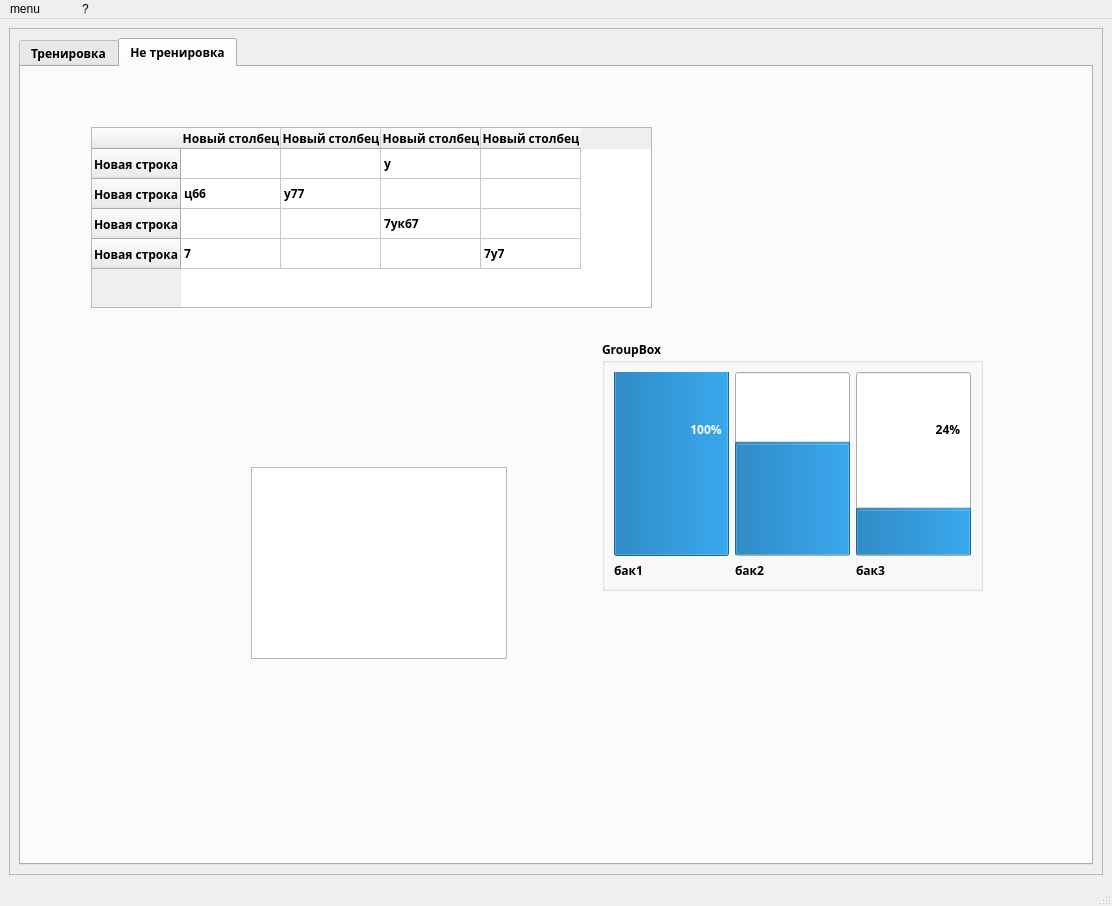
<?xml version="1.0" encoding="UTF-8"?>
<ui version="4.0">
 <class>MainWindow</class>
 <widget class="QMainWindow" name="MainWindow">
  <property name="enabled">
   <bool>true</bool>
  </property>
  <property name="geometry">
   <rect>
    <x>0</x>
    <y>0</y>
    <width>1112</width>
    <height>906</height>
   </rect>
  </property>
  <property name="windowTitle">
   <string>MainWindow</string>
  </property>
  <widget class="QWidget" name="centralwidget">
   <layout class="QHBoxLayout" name="horizontalLayout">
    <item>
     <widget class="QScrollArea" name="scrollArea">
      <property name="widgetResizable">
       <bool>true</bool>
      </property>
      <widget class="QWidget" name="scrollAreaWidgetContents">
       <property name="geometry">
        <rect>
         <x>0</x>
         <y>0</y>
         <width>1092</width>
         <height>845</height>
        </rect>
       </property>
       <layout class="QVBoxLayout" name="verticalLayout">
        <item>
         <widget class="QTabWidget" name="tabWidget">
          <property name="font">
           <font>
            <family>Mongolian Baiti</family>
            <weight>75</weight>
            <bold>true</bold>
           </font>
          </property>
          <property name="currentIndex">
           <number>1</number>
          </property>
          <widget class="QWidget" name="tab">
           <attribute name="title">
            <string>Тренировка</string>
           </attribute>
           <layout class="QVBoxLayout" name="verticalLayout_5">
            <item>
             <layout class="QHBoxLayout" name="horizontalLayout_5">
              <item>
               <layout class="QVBoxLayout" name="verticalLayout_4">
                <item>
                 <widget class="QGroupBox" name="groupBox">
                  <property name="title">
                   <string>QRadio button</string>
                  </property>
                  <layout class="QHBoxLayout" name="horizontalLayout_3">
                   <property name="spacing">
                    <number>20</number>
                   </property>
                   <property name="rightMargin">
                    <number>20</number>
                   </property>
                   <item>
                    <spacer name="horizontalSpacer">
                     <property name="orientation">
                      <enum>Qt::Horizontal</enum>
                     </property>
                     <property name="sizeHint" stdset="0">
                      <size>
                       <width>40</width>
                       <height>20</height>
                      </size>
                     </property>
                    </spacer>
                   </item>
                   <item>
                    <layout class="QVBoxLayout" name="verticalLayout_2">
                     <property name="spacing">
                      <number>20</number>
                     </property>
                     <property name="leftMargin">
                      <number>20</number>
                     </property>
                     <property name="rightMargin">
                      <number>20</number>
                     </property>
                     <item>
                      <widget class="QRadioButton" name="radioButton">
                       <property name="text">
                        <string>RadioButton1</string>
                       </property>
                      </widget>
                     </item>
                     <item>
                      <widget class="QRadioButton" name="radioButton_2">
                       <property name="text">
                        <string>RadioButton2</string>
                       </property>
                      </widget>
                     </item>
                     <item>
                      <widget class="QRadioButton" name="radioButton_3">
                       <property name="text">
                        <string>RadioButton3</string>
                       </property>
                      </widget>
                     </item>
                    </layout>
                   </item>
                  </layout>
                 </widget>
                </item>
                <item>
                 <widget class="QGroupBox" name="groupBox_2">
                  <property name="title">
                   <string>QCheckBox</string>
                  </property>
                  <layout class="QHBoxLayout" name="horizontalLayout_4">
                   <property name="spacing">
                    <number>20</number>
                   </property>
                   <property name="rightMargin">
                    <number>20</number>
                   </property>
                   <item>
                    <layout class="QVBoxLayout" name="verticalLayout_3">
                     <property name="spacing">
                      <number>20</number>
                     </property>
                     <property name="leftMargin">
                      <number>20</number>
                     </property>
                     <property name="rightMargin">
                      <number>20</number>
                     </property>
                     <item>
                      <widget class="QCheckBox" name="checkBox">
                       <property name="text">
                        <string>CheckBox</string>
                       </property>
                      </widget>
                     </item>
                     <item>
                      <widget class="QCheckBox" name="checkBox_2">
                       <property name="text">
                        <string>CheckBox</string>
                       </property>
                      </widget>
                     </item>
                     <item>
                      <widget class="QCheckBox" name="checkBox_3">
                       <property name="text">
                        <string>CheckBox</string>
                       </property>
                      </widget>
                     </item>
                    </layout>
                   </item>
                   <item>
                    <spacer name="horizontalSpacer_2">
                     <property name="orientation">
                      <enum>Qt::Horizontal</enum>
                     </property>
                     <property name="sizeHint" stdset="0">
                      <size>
                       <width>258</width>
                       <height>20</height>
                      </size>
                     </property>
                    </spacer>
                   </item>
                  </layout>
                 </widget>
                </item>
               </layout>
              </item>
              <item>
               <widget class="QToolBox" name="toolBox">
                <property name="currentIndex">
                 <number>0</number>
                </property>
                <widget class="QWidget" name="page">
                 <property name="geometry">
                  <rect>
                   <x>0</x>
                   <y>0</y>
                   <width>521</width>
                   <height>652</height>
                  </rect>
                 </property>
                 <attribute name="label">
                  <string>QLineEdit</string>
                 </attribute>
                 <layout class="QVBoxLayout" name="verticalLayout_6">
                  <item>
                   <layout class="QHBoxLayout" name="horizontalLayout_6">
                    <item>
                     <widget class="QLabel" name="label">
                      <property name="text">
                       <string>Фамилия</string>
                      </property>
                     </widget>
                    </item>
                    <item>
                     <widget class="QLineEdit" name="lineEdit">
                      <property name="sizePolicy">
                       <sizepolicy hsizetype="Fixed" vsizetype="Fixed">
                        <horstretch>0</horstretch>
                        <verstretch>0</verstretch>
                       </sizepolicy>
                      </property>
                      <property name="inputMask">
                       <string/>
                      </property>
                      <property name="text">
                       <string/>
                      </property>
                      <property name="placeholderText">
                       <string>Введите вашу фамилию</string>
                      </property>
                     </widget>
                    </item>
                   </layout>
                  </item>
                  <item>
                   <layout class="QHBoxLayout" name="horizontalLayout_10">
                    <item>
                     <widget class="QLabel" name="label_5">
                      <property name="text">
                       <string>Имя</string>
                      </property>
                     </widget>
                    </item>
                    <item>
                     <widget class="QLineEdit" name="lineEdit_5">
                      <property name="sizePolicy">
                       <sizepolicy hsizetype="Fixed" vsizetype="Fixed">
                        <horstretch>0</horstretch>
                        <verstretch>0</verstretch>
                       </sizepolicy>
                      </property>
                      <property name="placeholderText">
                       <string>Введите ваше имя</string>
                      </property>
                     </widget>
                    </item>
                   </layout>
                  </item>
                  <item>
                   <layout class="QHBoxLayout" name="horizontalLayout_11">
                    <item>
                     <widget class="QLabel" name="label_6">
                      <property name="text">
                       <string>Отчество</string>
                      </property>
                     </widget>
                    </item>
                    <item>
                     <widget class="QLineEdit" name="lineEdit_6">
                      <property name="sizePolicy">
                       <sizepolicy hsizetype="Fixed" vsizetype="Fixed">
                        <horstretch>0</horstretch>
                        <verstretch>0</verstretch>
                       </sizepolicy>
                      </property>
                      <property name="placeholderText">
                       <string>Введите ваше отчество</string>
                      </property>
                     </widget>
                    </item>
                   </layout>
                  </item>
                  <item>
                   <layout class="QHBoxLayout" name="horizontalLayout_12">
                    <item>
                     <widget class="QLabel" name="label_7">
                      <property name="text">
                       <string>телефон</string>
                      </property>
                     </widget>
                    </item>
                    <item>
                     <widget class="QLineEdit" name="lineEdit_7">
                      <property name="sizePolicy">
                       <sizepolicy hsizetype="Fixed" vsizetype="Fixed">
                        <horstretch>0</horstretch>
                        <verstretch>0</verstretch>
                       </sizepolicy>
                      </property>
                      <property name="placeholderText">
                       <string>Введите ваш телефон</string>
                      </property>
                     </widget>
                    </item>
                   </layout>
                  </item>
                  <item>
                   <spacer name="verticalSpacer">
                    <property name="orientation">
                     <enum>Qt::Vertical</enum>
                    </property>
                    <property name="sizeHint" stdset="0">
                     <size>
                      <width>20</width>
                      <height>519</height>
                     </size>
                    </property>
                   </spacer>
                  </item>
                 </layout>
                </widget>
                <widget class="QWidget" name="page_2">
                 <property name="geometry">
                  <rect>
                   <x>0</x>
                   <y>0</y>
                   <width>521</width>
                   <height>652</height>
                  </rect>
                 </property>
                 <attribute name="label">
                  <string>QTextEdit</string>
                 </attribute>
                 <layout class="QHBoxLayout" name="horizontalLayout_14">
                  <item>
                   <widget class="QTextEdit" name="textEdit">
                    <property name="html">
                     <string>&lt;!DOCTYPE HTML PUBLIC &quot;-//W3C//DTD HTML 4.0//EN&quot; &quot;http://www.w3.org/TR/REC-html40/strict.dtd&quot;&gt;
&lt;html&gt;&lt;head&gt;&lt;meta name=&quot;qrichtext&quot; content=&quot;1&quot; /&gt;&lt;style type=&quot;text/css&quot;&gt;
p, li { white-space: pre-wrap; }
&lt;/style&gt;&lt;/head&gt;&lt;body style=&quot; font-family:'Mongolian Baiti'; font-size:8.25pt; font-weight:600; font-style:normal;&quot;&gt;
&lt;p style=&quot; margin-top:0px; margin-bottom:0px; margin-left:0px; margin-right:0px; -qt-block-indent:0; text-indent:0px;&quot;&gt;1&lt;/p&gt;
&lt;p style=&quot; margin-top:0px; margin-bottom:0px; margin-left:0px; margin-right:0px; -qt-block-indent:0; text-indent:0px;&quot;&gt;&lt;span style=&quot; font-style:italic;&quot;&gt;2&lt;/span&gt;&lt;/p&gt;
&lt;p style=&quot; margin-top:0px; margin-bottom:0px; margin-left:0px; margin-right:0px; -qt-block-indent:0; text-indent:0px;&quot;&gt;&lt;span style=&quot; text-decoration: underline;&quot;&gt;3&lt;/span&gt;&lt;/p&gt;
&lt;p style=&quot; margin-top:0px; margin-bottom:0px; margin-left:0px; margin-right:0px; -qt-block-indent:0; text-indent:0px;&quot;&gt;4&lt;/p&gt;
&lt;p style=&quot; margin-top:0px; margin-bottom:0px; margin-left:0px; margin-right:0px; -qt-block-indent:0; text-indent:0px;&quot;&gt;5&lt;/p&gt;
&lt;p style=&quot;-qt-paragraph-type:empty; margin-top:0px; margin-bottom:0px; margin-left:0px; margin-right:0px; -qt-block-indent:0; text-indent:0px;&quot;&gt;&lt;br /&gt;&lt;/p&gt;&lt;/body&gt;&lt;/html&gt;</string>
                    </property>
                   </widget>
                  </item>
                 </layout>
                </widget>
                <widget class="QWidget" name="page_3">
                 <attribute name="label">
                  <string>QTextPlainEdit</string>
                 </attribute>
                 <layout class="QHBoxLayout" name="horizontalLayout_13">
                  <item>
                   <widget class="QPlainTextEdit" name="plainTextEdit">
                    <property name="plainText">
                     <string>афопавдлпоажпрапапралпрполдарпапрадфпрплопраплорпдпраждпрпжарпфаадпрапарпажп</string>
                    </property>
                   </widget>
                  </item>
                 </layout>
                </widget>
                <widget class="QWidget" name="page_4">
                 <attribute name="label">
                  <string>QCalenarWidget</string>
                 </attribute>
                 <layout class="QVBoxLayout" name="verticalLayout_7">
                  <item>
                   <widget class="QCalendarWidget" name="calendarWidget"/>
                  </item>
                 </layout>
                </widget>
               </widget>
              </item>
             </layout>
            </item>
            <item>
             <layout class="QHBoxLayout" name="horizontalLayout_2">
              <item>
               <widget class="QPushButton" name="pushButton">
                <property name="text">
                 <string>открыть</string>
                </property>
               </widget>
              </item>
              <item>
               <widget class="QPushButton" name="pushButton_2">
                <property name="text">
                 <string>PushButton</string>
                </property>
               </widget>
              </item>
              <item>
               <widget class="QPushButton" name="pushButton_3">
                <property name="text">
                 <string>PushButton</string>
                </property>
               </widget>
              </item>
              <item>
               <widget class="QPushButton" name="pushButton_4">
                <property name="text">
                 <string>применить</string>
                </property>
               </widget>
              </item>
             </layout>
            </item>
           </layout>
          </widget>
          <widget class="QWidget" name="tab_2">
           <attribute name="title">
            <string>Не тренировка</string>
           </attribute>
           <widget class="QGroupBox" name="groupBox_5">
            <property name="geometry">
             <rect>
              <x>581</x>
              <y>273</y>
              <width>381</width>
              <height>251</height>
             </rect>
            </property>
            <property name="title">
             <string>GroupBox</string>
            </property>
            <layout class="QHBoxLayout" name="horizontalLayout_25">
             <item>
              <layout class="QVBoxLayout" name="verticalLayout_14">
               <item>
                <widget class="QProgressBar" name="progressBar">
                 <property name="sizePolicy">
                  <sizepolicy hsizetype="Preferred" vsizetype="Expanding">
                   <horstretch>0</horstretch>
                   <verstretch>0</verstretch>
                  </sizepolicy>
                 </property>
                 <property name="value">
                  <number>100</number>
                 </property>
                 <property name="orientation">
                  <enum>Qt::Vertical</enum>
                 </property>
                </widget>
               </item>
               <item>
                <widget class="QLabel" name="label_15">
                 <property name="text">
                  <string>бак1</string>
                 </property>
                </widget>
               </item>
              </layout>
             </item>
             <item>
              <layout class="QVBoxLayout" name="verticalLayout_15">
               <item>
                <widget class="QProgressBar" name="progressBar_2">
                 <property name="sizePolicy">
                  <sizepolicy hsizetype="Preferred" vsizetype="Expanding">
                   <horstretch>0</horstretch>
                   <verstretch>0</verstretch>
                  </sizepolicy>
                 </property>
                 <property name="value">
                  <number>60</number>
                 </property>
                 <property name="orientation">
                  <enum>Qt::Vertical</enum>
                 </property>
                </widget>
               </item>
               <item>
                <widget class="QLabel" name="label_14">
                 <property name="text">
                  <string>бак2</string>
                 </property>
                </widget>
               </item>
              </layout>
             </item>
             <item>
              <layout class="QVBoxLayout" name="verticalLayout_16">
               <item>
                <widget class="QProgressBar" name="progressBar_3">
                 <property name="sizePolicy">
                  <sizepolicy hsizetype="Preferred" vsizetype="Expanding">
                   <horstretch>0</horstretch>
                   <verstretch>0</verstretch>
                  </sizepolicy>
                 </property>
                 <property name="value">
                  <number>24</number>
                 </property>
                 <property name="orientation">
                  <enum>Qt::Vertical</enum>
                 </property>
                </widget>
               </item>
               <item>
                <widget class="QLabel" name="label_8">
                 <property name="text">
                  <string>бак3</string>
                 </property>
                </widget>
               </item>
              </layout>
             </item>
            </layout>
           </widget>
           <widget class="QTreeView" name="treeView">
            <property name="geometry">
             <rect>
              <x>230</x>
              <y>400</y>
              <width>256</width>
              <height>192</height>
             </rect>
            </property>
           </widget>
           <widget class="QTableWidget" name="tableWidget">
            <property name="geometry">
             <rect>
              <x>70</x>
              <y>60</y>
              <width>561</width>
              <height>181</height>
             </rect>
            </property>
            <row>
             <property name="text">
              <string>Новая строка</string>
             </property>
            </row>
            <row>
             <property name="text">
              <string>Новая строка</string>
             </property>
            </row>
            <row>
             <property name="text">
              <string>Новая строка</string>
             </property>
            </row>
            <row>
             <property name="text">
              <string>Новая строка</string>
             </property>
            </row>
            <column>
             <property name="text">
              <string>Новый столбец</string>
             </property>
            </column>
            <column>
             <property name="text">
              <string>Новый столбец</string>
             </property>
            </column>
            <column>
             <property name="text">
              <string>Новый столбец</string>
             </property>
            </column>
            <column>
             <property name="text">
              <string>Новый столбец</string>
             </property>
            </column>
            <item row="0" column="2">
             <property name="text">
              <string>у</string>
             </property>
            </item>
            <item row="1" column="0">
             <property name="text">
              <string>ц66</string>
             </property>
            </item>
            <item row="1" column="1">
             <property name="text">
              <string>у77</string>
             </property>
            </item>
            <item row="2" column="2">
             <property name="text">
              <string>7ук67</string>
             </property>
            </item>
            <item row="3" column="0">
             <property name="text">
              <string>7</string>
             </property>
            </item>
            <item row="3" column="3">
             <property name="text">
              <string>7у7</string>
             </property>
            </item>
           </widget>
          </widget>
         </widget>
        </item>
       </layout>
      </widget>
     </widget>
    </item>
   </layout>
  </widget>
  <widget class="QMenuBar" name="menubar">
   <property name="geometry">
    <rect>
     <x>0</x>
     <y>0</y>
     <width>1112</width>
     <height>21</height>
    </rect>
   </property>
   <widget class="QMenu" name="menu">
    <property name="title">
     <string>&amp;</string>
    </property>
   </widget>
   <widget class="QMenu" name="menu_3">
    <property name="title">
     <string>?</string>
    </property>
    <addaction name="actionhelp_2"/>
   </widget>
   <widget class="QMenu" name="menumenu">
    <property name="title">
     <string>menu</string>
    </property>
    <addaction name="separator"/>
   </widget>
   <widget class="QMenu" name="menu_2">
    <property name="title">
     <string>&amp;</string>
    </property>
    <addaction name="action7"/>
    <addaction name="actionhelp"/>
   </widget>
   <addaction name="menumenu"/>
   <addaction name="menu"/>
   <addaction name="menu_2"/>
   <addaction name="menu_3"/>
  </widget>
  <widget class="QStatusBar" name="statusbar"/>
  <action name="action7">
   <property name="text">
    <string>?</string>
   </property>
  </action>
  <action name="actionhelp">
   <property name="text">
    <string>help</string>
   </property>
  </action>
  <action name="actionhelp_2">
   <property name="text">
    <string>help</string>
   </property>
  </action>
  <action name="actionexeded">
   <property name="text">
    <string>exeded</string>
   </property>
  </action>
 </widget>
 <resources/>
 <connections/>
</ui>
